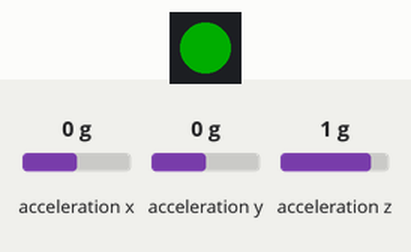
The program below on a simulated Raspberry Pi Pico running CircuitPython. On the bench: 1 RGB LEDs in strip order, left to right. The inputs (shaded band) are chosen by the test bench; at power-on: acceleration x 0 g, acceleration y 0 g, acceleration z 1 g. Dim RGB values are drawn brighter than linear.

Above: at 1.2 s.
1.3 s: acceleration x set to -1.4 g
At 2.0 s:
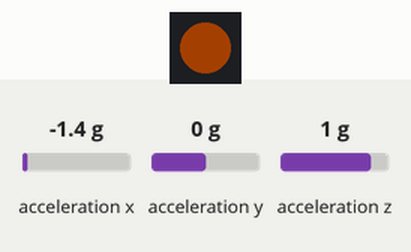
2.8 s: acceleration y set to -1.4 g
At 3.2 s:
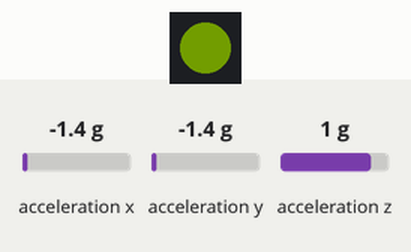
4.3 s: acceleration x set to -0.8 g
At 5.5 s:
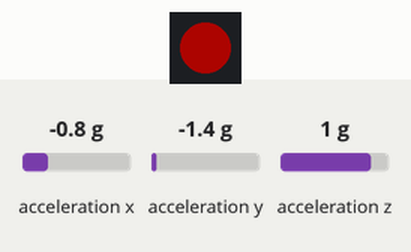
5.8 s: acceleration x set to 1.4 g
At 6.7 s:
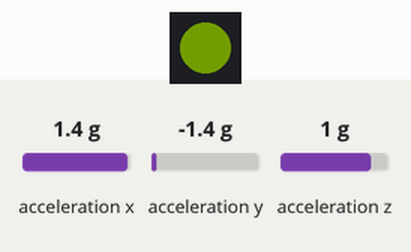
7.3 s: acceleration x set to 0 g
At 7.8 s:
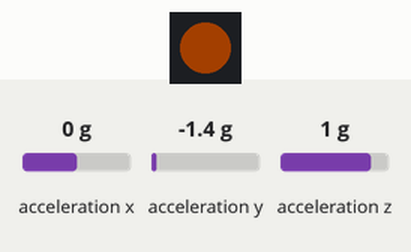
Timing chart, 0 to 9.8 s (numbered marks = the images above; inputs shaded):
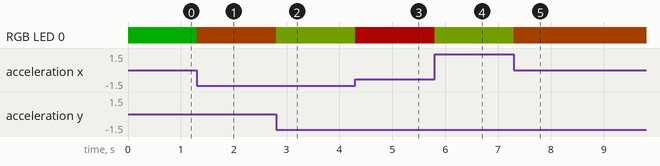

Measured:
- after the input at 1.3 s, RGB LED 0: RGB(0, 51, 0) → RGB(36, 14, 0) at once
- after the input at 2.8 s, RGB LED 0: RGB(36, 14, 0) → RGB(21, 29, 0) at once
- after the input at 4.3 s, RGB LED 0: RGB(21, 29, 0) → RGB(49, 1, 0) at once
- after the input at 5.8 s, RGB LED 0: RGB(49, 1, 0) → RGB(21, 29, 0) at once
- after the input at 7.3 s, RGB LED 0: RGB(21, 29, 0) → RGB(36, 14, 0) at once

The program:

balance-board-complete.py
```python
import time
import board
import busio
import adafruit_icm20x
import neopixel
import math

# Setup ic2 and icm
i2c = busio.I2C(board.GP5, board.GP4)
icm = adafruit_icm20x.ICM20948(i2c, 0x68)

# Setup the NeoPixel LED
pixel_pin = board.GP28
num_pixels = 1
pixels = neopixel.NeoPixel(pixel_pin, num_pixels, brightness=0.2, auto_write=False)

SENSITIVITY = 8 # Reduce this value to make the board more sensitive to movement

def getPercentageFromAcceleration(x, y):
    # Get average of x and y
    avgerage = math.sqrt(x ** 2 + y ** 2)
    # Highest average value I found was just above to, so use 11
    # Get Percentage from 0 to 11
    percentage = avgerage / SENSITIVITY
    return percentage

def lerpColour (percentage):
    # We want to lerp (linear interpolate) using the percentage
    # For r we lerp between 0 and 255
    # For g we lerp between 255 and 0
    delta = 255 * percentage
    return (0 + delta, 255 - delta, 0)

def getAcceleration():
    return icm.acceleration

while True:
    x, y, z = getAcceleration()
    percentage = getPercentageFromAcceleration(x, y)
    colour = lerpColour(percentage)
    # Set Pixel Colour
    pixels.fill(colour)
    pixels.show()
```
